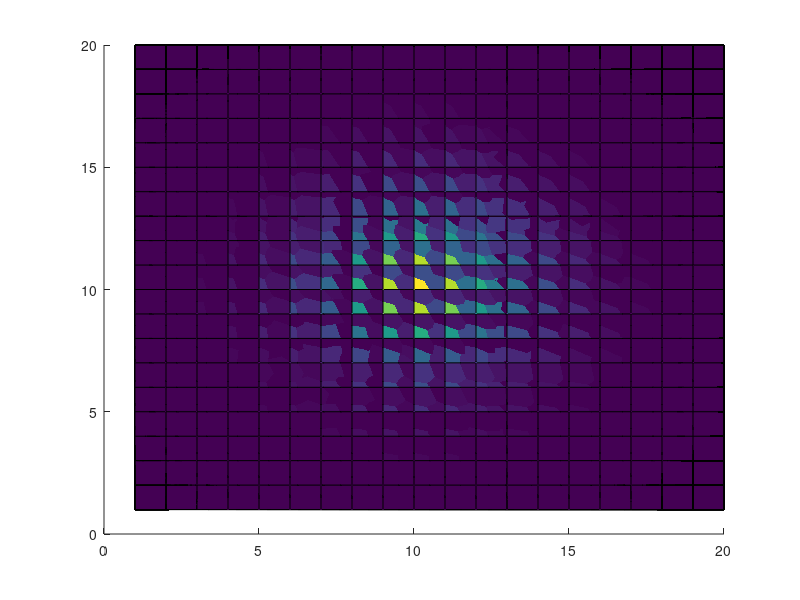
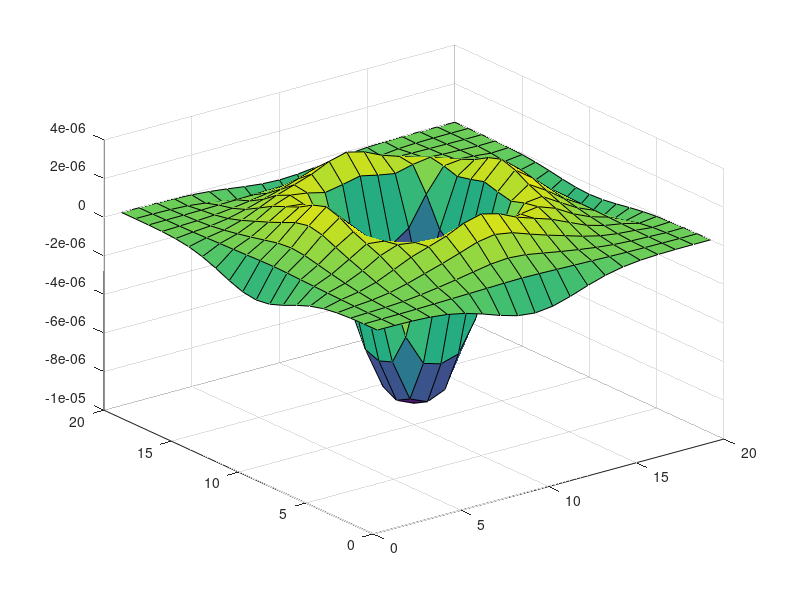
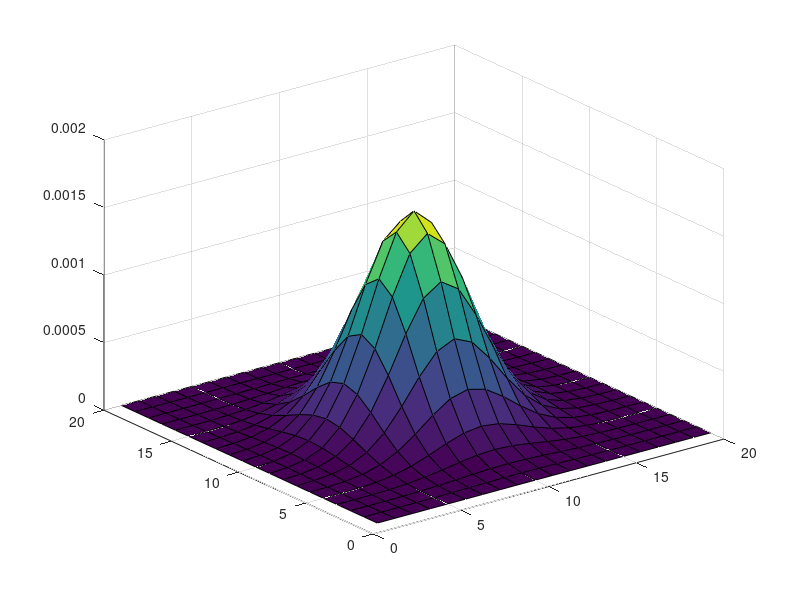

Write the MATLAB code that produced these figures, in order.
clear all, close all
weight = @(mu, sigma, i, deltaR) integral(@(x) normpdf(x, mu, sigma), mu + (i - 0.5) * deltaR, mu + (i + 0.5) * deltaR);

% plot original gauss
sigma = 10;
mu = 0;

% plot splitted gaussians
N = 21;
sigmaSub = 2;
sigmaDach = sqrt(sigma^2 - sigmaSub^2);
deltaR = 7 * sigmaDach / N;

gri = zeros(N,1);
xVal = zeros(N,1);
count = 1;
for i = -(N - 1) / 2 : (N - 1) / 2
    gri(count)  = weight(mu, sigmaDach, i, deltaR);
    xVal(count) = mu + i * deltaR;
    count = count + 1;
end

yVal = xVal;
weightGrid = gri * gri';

M = 20;
length = 80;
for i = 1:M
    for j = 1:M
       coord(i,j,:) = [i*length/M - length/2, j*length/M - length/2];
    end
end

gauss2dCoord = @(coord, mu, sigma) 1 / (2 * pi * sigma^2) .* exp(-(coord(:,:,1) - mu(1)).^2 / (2 * sigma^2)) .* exp(-(coord(:,:,2) - mu(2)).^2 / (2 * sigma^2));
        
sum = zeros(M,M);
hold on
for i = 1:N
    for j = 1:N
        erg = gauss2dCoord(coord, [xVal(i), yVal(j)], sigmaSub) * weightGrid(i,j);
        surf(erg);
        sum = sum + erg;
    end
end
hold off

figure 
surf(sum - gauss2dCoord(coord, [0, 0], sigma));
figure
surf(sum);